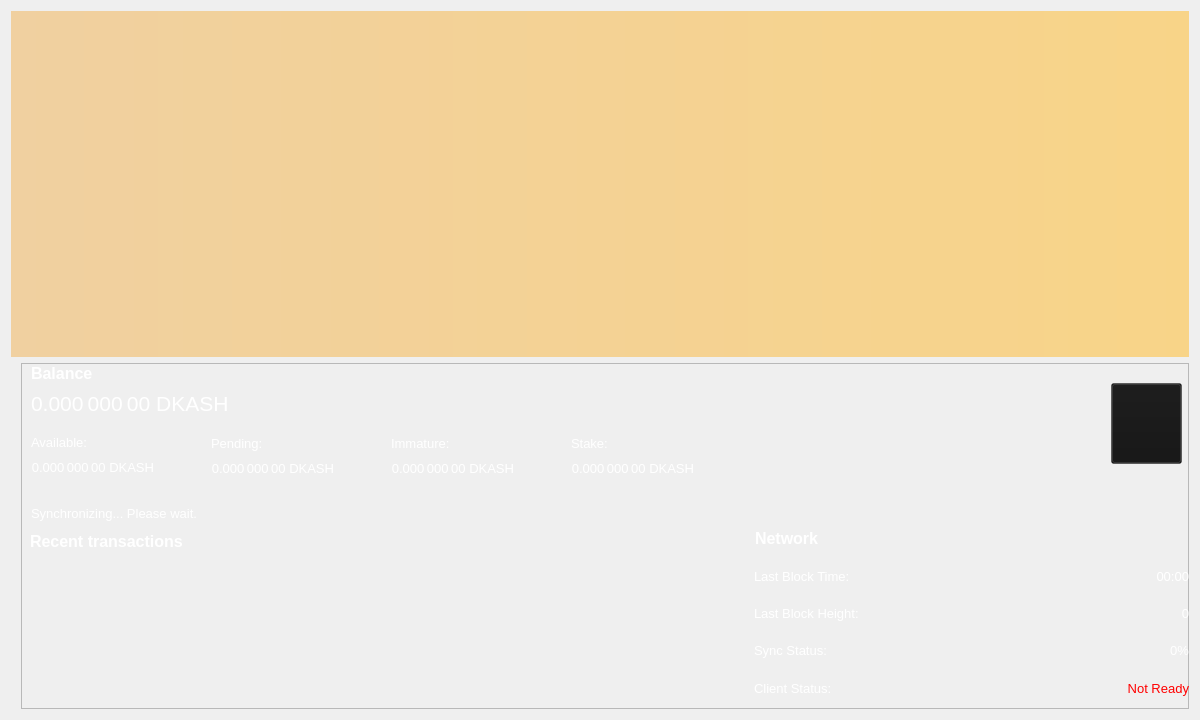
<?xml version="1.0" encoding="UTF-8"?>
<ui version="4.0">
 <class>OverviewPage</class>
 <widget class="QWidget" name="OverviewPage">
  <property name="geometry">
   <rect>
    <x>0</x>
    <y>0</y>
    <width>1200</width>
    <height>720</height>
   </rect>
  </property>
  <property name="minimumSize">
   <size>
    <width>1200</width>
    <height>700</height>
   </size>
  </property>
  <property name="font">
   <font>
    <weight>50</weight>
    <bold>false</bold>
   </font>
  </property>
  <property name="windowTitle">
   <string>Form</string>
  </property>
  <property name="styleSheet">
   <string notr="true">color: rgb(255, 255, 255);</string>
  </property>
  <layout class="QVBoxLayout" name="topLayout">
   <item>
    <widget class="QLabel" name="labelAlerts">
     <property name="visible">
      <bool>false</bool>
     </property>
     <property name="styleSheet">
      <string notr="true">background-color: qlineargradient(x1: 0, y1: 0, x2: 1, y2: 0, stop:0 #F0D0A0, stop:1 #F8D488); color:#000000;</string>
     </property>
     <property name="wordWrap">
      <bool>true</bool>
     </property>
     <property name="margin">
      <number>3</number>
     </property>
    </widget>
   </item>
   <item>
    <layout class="QHBoxLayout" name="horizontalLayout" stretch="1">
     <item>
      <layout class="QVBoxLayout" name="verticalLayout_2">
       <item>
        <widget class="QFrame" name="frame">
         <property name="maximumSize">
          <size>
           <width>16777215</width>
           <height>16777215</height>
          </size>
         </property>
         <property name="styleSheet">
          <string notr="true">margin-left: 10px;
</string>
         </property>
         <property name="frameShape">
          <enum>QFrame::StyledPanel</enum>
         </property>
         <property name="frameShadow">
          <enum>QFrame::Raised</enum>
         </property>
         <widget class="QLabel" name="labelTransactionsStatus">
          <property name="geometry">
           <rect>
            <x>10</x>
            <y>140</y>
            <width>300</width>
            <height>20</height>
           </rect>
          </property>
          <property name="minimumSize">
           <size>
            <width>300</width>
            <height>0</height>
           </size>
          </property>
          <property name="font">
           <font>
            <pointsize>10</pointsize>
           </font>
          </property>
          <property name="cursor">
           <cursorShape>WhatsThisCursor</cursorShape>
          </property>
          <property name="toolTip">
           <string>The displayed information may be out of date. Your wallet automatically synchronizes with the DigitalKash network after a connection is established, but this process has not completed yet.</string>
          </property>
          <property name="styleSheet">
           <string notr="true"/>
          </property>
          <property name="text">
           <string notr="true">Synchronizing... Please wait.</string>
          </property>
          <property name="alignment">
           <set>Qt::AlignLeading|Qt::AlignLeft|Qt::AlignVCenter</set>
          </property>
          <property name="indent">
           <number>0</number>
          </property>
         </widget>
         <widget class="QWidget" name="verticalLayoutWidget">
          <property name="geometry">
           <rect>
            <x>10</x>
            <y>0</y>
            <width>721</width>
            <height>88</height>
           </rect>
          </property>
          <layout class="QVBoxLayout" name="verticalLayout">
           <item>
            <layout class="QHBoxLayout" name="horizontalLayout_4">
             <item>
              <widget class="QLabel" name="label_5">
               <property name="font">
                <font>
                 <pointsize>12</pointsize>
                 <weight>75</weight>
                 <bold>true</bold>
                </font>
               </property>
               <property name="text">
                <string>Balance</string>
               </property>
               <property name="indent">
                <number>0</number>
               </property>
              </widget>
             </item>
             <item>
              <spacer name="horizontalSpacer_3">
               <property name="orientation">
                <enum>Qt::Horizontal</enum>
               </property>
               <property name="sizeHint" stdset="0">
                <size>
                 <width>40</width>
                 <height>20</height>
                </size>
               </property>
              </spacer>
             </item>
            </layout>
           </item>
           <item>
            <layout class="QHBoxLayout" name="horizontalLayout_2">
             <property name="spacing">
              <number>0</number>
             </property>
             <item>
              <widget class="QLabel" name="labelTotal">
               <property name="minimumSize">
                <size>
                 <width>400</width>
                 <height>30</height>
                </size>
               </property>
               <property name="maximumSize">
                <size>
                 <width>16777215</width>
                 <height>16777215</height>
                </size>
               </property>
               <property name="font">
                <font>
                 <pointsize>16</pointsize>
                 <weight>50</weight>
                 <bold>false</bold>
                </font>
               </property>
               <property name="cursor">
                <cursorShape>IBeamCursor</cursorShape>
               </property>
               <property name="toolTip">
                <string>Your current total balance</string>
               </property>
               <property name="styleSheet">
                <string notr="true">color: rgb(255, 255, 255);</string>
               </property>
               <property name="text">
                <string notr="true">0.000 000 00 DKASH</string>
               </property>
               <property name="textFormat">
                <enum>Qt::AutoText</enum>
               </property>
               <property name="alignment">
                <set>Qt::AlignLeading|Qt::AlignLeft|Qt::AlignVCenter</set>
               </property>
               <property name="wordWrap">
                <bool>false</bool>
               </property>
               <property name="margin">
                <number>0</number>
               </property>
               <property name="indent">
                <number>0</number>
               </property>
               <property name="textInteractionFlags">
                <set>Qt::LinksAccessibleByMouse|Qt::TextSelectableByKeyboard|Qt::TextSelectableByMouse</set>
               </property>
              </widget>
             </item>
             <item>
              <spacer name="horizontalSpacer">
               <property name="orientation">
                <enum>Qt::Horizontal</enum>
               </property>
               <property name="sizeHint" stdset="0">
                <size>
                 <width>40</width>
                 <height>20</height>
                </size>
               </property>
              </spacer>
             </item>
            </layout>
           </item>
           <item>
            <spacer name="verticalSpacer">
             <property name="orientation">
              <enum>Qt::Vertical</enum>
             </property>
             <property name="sizeHint" stdset="0">
              <size>
               <width>20</width>
               <height>40</height>
              </size>
             </property>
            </spacer>
           </item>
          </layout>
         </widget>
         <widget class="QWidget" name="verticalLayoutWidget_2">
          <property name="geometry">
           <rect>
            <x>10</x>
            <y>69</y>
            <width>181</width>
            <height>71</height>
           </rect>
          </property>
          <layout class="QVBoxLayout" name="verticalLayout_3">
           <item>
            <layout class="QHBoxLayout" name="horizontalLayout_3">
             <item>
              <widget class="QLabel" name="labelBalanceText">
               <property name="font">
                <font>
                 <pointsize>10</pointsize>
                </font>
               </property>
               <property name="text">
                <string>Available:</string>
               </property>
               <property name="indent">
                <number>0</number>
               </property>
              </widget>
             </item>
             <item>
              <spacer name="horizontalSpacer_2">
               <property name="orientation">
                <enum>Qt::Horizontal</enum>
               </property>
               <property name="sizeHint" stdset="0">
                <size>
                 <width>40</width>
                 <height>20</height>
                </size>
               </property>
              </spacer>
             </item>
            </layout>
           </item>
           <item>
            <layout class="QHBoxLayout" name="horizontalLayout_5">
             <item>
              <widget class="QLabel" name="labelBalance">
               <property name="font">
                <font>
                 <pointsize>10</pointsize>
                 <weight>50</weight>
                 <bold>false</bold>
                </font>
               </property>
               <property name="cursor">
                <cursorShape>IBeamCursor</cursorShape>
               </property>
               <property name="toolTip">
                <string>Your current spendable balance</string>
               </property>
               <property name="text">
                <string notr="true">0.000 000 00 DKASH</string>
               </property>
               <property name="alignment">
                <set>Qt::AlignRight|Qt::AlignTrailing|Qt::AlignVCenter</set>
               </property>
               <property name="indent">
                <number>0</number>
               </property>
               <property name="textInteractionFlags">
                <set>Qt::LinksAccessibleByMouse|Qt::TextSelectableByKeyboard|Qt::TextSelectableByMouse</set>
               </property>
              </widget>
             </item>
             <item>
              <spacer name="horizontalSpacer_4">
               <property name="orientation">
                <enum>Qt::Horizontal</enum>
               </property>
               <property name="sizeHint" stdset="0">
                <size>
                 <width>40</width>
                 <height>20</height>
                </size>
               </property>
              </spacer>
             </item>
            </layout>
           </item>
           <item>
            <spacer name="verticalSpacer_2">
             <property name="orientation">
              <enum>Qt::Vertical</enum>
             </property>
             <property name="sizeHint" stdset="0">
              <size>
               <width>20</width>
               <height>40</height>
              </size>
             </property>
            </spacer>
           </item>
          </layout>
         </widget>
         <widget class="QWidget" name="verticalLayoutWidget_3">
          <property name="geometry">
           <rect>
            <x>190</x>
            <y>70</y>
            <width>181</width>
            <height>71</height>
           </rect>
          </property>
          <layout class="QVBoxLayout" name="verticalLayout_4">
           <item>
            <layout class="QHBoxLayout" name="horizontalLayout_6">
             <item>
              <widget class="QLabel" name="labelPendingText">
               <property name="font">
                <font>
                 <pointsize>10</pointsize>
                </font>
               </property>
               <property name="text">
                <string>Pending:</string>
               </property>
               <property name="indent">
                <number>0</number>
               </property>
              </widget>
             </item>
             <item>
              <spacer name="horizontalSpacer_6">
               <property name="orientation">
                <enum>Qt::Horizontal</enum>
               </property>
               <property name="sizeHint" stdset="0">
                <size>
                 <width>40</width>
                 <height>20</height>
                </size>
               </property>
              </spacer>
             </item>
            </layout>
           </item>
           <item>
            <layout class="QHBoxLayout" name="horizontalLayout_7">
             <item>
              <widget class="QLabel" name="labelUnconfirmed">
               <property name="font">
                <font>
                 <pointsize>10</pointsize>
                 <weight>50</weight>
                 <bold>false</bold>
                </font>
               </property>
               <property name="cursor">
                <cursorShape>IBeamCursor</cursorShape>
               </property>
               <property name="toolTip">
                <string>Total of transactions that have yet to be confirmed, and do not yet count toward the spendable balance</string>
               </property>
               <property name="text">
                <string notr="true">0.000 000 00 DKASH</string>
               </property>
               <property name="alignment">
                <set>Qt::AlignRight|Qt::AlignTrailing|Qt::AlignVCenter</set>
               </property>
               <property name="indent">
                <number>0</number>
               </property>
               <property name="textInteractionFlags">
                <set>Qt::LinksAccessibleByMouse|Qt::TextSelectableByKeyboard|Qt::TextSelectableByMouse</set>
               </property>
              </widget>
             </item>
             <item>
              <spacer name="horizontalSpacer_5">
               <property name="orientation">
                <enum>Qt::Horizontal</enum>
               </property>
               <property name="sizeHint" stdset="0">
                <size>
                 <width>40</width>
                 <height>20</height>
                </size>
               </property>
              </spacer>
             </item>
            </layout>
           </item>
           <item>
            <spacer name="verticalSpacer_3">
             <property name="orientation">
              <enum>Qt::Vertical</enum>
             </property>
             <property name="sizeHint" stdset="0">
              <size>
               <width>20</width>
               <height>40</height>
              </size>
             </property>
            </spacer>
           </item>
          </layout>
         </widget>
         <widget class="QWidget" name="verticalLayoutWidget_4">
          <property name="geometry">
           <rect>
            <x>370</x>
            <y>70</y>
            <width>181</width>
            <height>71</height>
           </rect>
          </property>
          <layout class="QVBoxLayout" name="verticalLayout_5">
           <item>
            <layout class="QHBoxLayout" name="horizontalLayout_8">
             <item>
              <widget class="QLabel" name="labelImmatureText">
               <property name="font">
                <font>
                 <pointsize>10</pointsize>
                </font>
               </property>
               <property name="text">
                <string>Immature:</string>
               </property>
               <property name="indent">
                <number>0</number>
               </property>
              </widget>
             </item>
             <item>
              <spacer name="horizontalSpacer_7">
               <property name="orientation">
                <enum>Qt::Horizontal</enum>
               </property>
               <property name="sizeHint" stdset="0">
                <size>
                 <width>40</width>
                 <height>20</height>
                </size>
               </property>
              </spacer>
             </item>
            </layout>
           </item>
           <item>
            <layout class="QHBoxLayout" name="horizontalLayout_9">
             <item>
              <widget class="QLabel" name="labelImmature">
               <property name="font">
                <font>
                 <pointsize>10</pointsize>
                 <weight>50</weight>
                 <bold>false</bold>
                </font>
               </property>
               <property name="cursor">
                <cursorShape>IBeamCursor</cursorShape>
               </property>
               <property name="toolTip">
                <string>Mined balance that has not yet matured</string>
               </property>
               <property name="text">
                <string notr="true">0.000 000 00 DKASH</string>
               </property>
               <property name="alignment">
                <set>Qt::AlignRight|Qt::AlignTrailing|Qt::AlignVCenter</set>
               </property>
               <property name="indent">
                <number>0</number>
               </property>
               <property name="textInteractionFlags">
                <set>Qt::LinksAccessibleByMouse|Qt::TextSelectableByKeyboard|Qt::TextSelectableByMouse</set>
               </property>
              </widget>
             </item>
             <item>
              <spacer name="horizontalSpacer_8">
               <property name="orientation">
                <enum>Qt::Horizontal</enum>
               </property>
               <property name="sizeHint" stdset="0">
                <size>
                 <width>40</width>
                 <height>20</height>
                </size>
               </property>
              </spacer>
             </item>
            </layout>
           </item>
           <item>
            <spacer name="verticalSpacer_4">
             <property name="orientation">
              <enum>Qt::Vertical</enum>
             </property>
             <property name="sizeHint" stdset="0">
              <size>
               <width>20</width>
               <height>40</height>
              </size>
             </property>
            </spacer>
           </item>
          </layout>
         </widget>
         <widget class="QWidget" name="verticalLayoutWidget_5">
          <property name="geometry">
           <rect>
            <x>550</x>
            <y>70</y>
            <width>181</width>
            <height>71</height>
           </rect>
          </property>
          <layout class="QVBoxLayout" name="verticalLayout_6">
           <item>
            <layout class="QHBoxLayout" name="horizontalLayout_11">
             <item>
              <widget class="QLabel" name="label_10">
               <property name="font">
                <font>
                 <pointsize>10</pointsize>
                </font>
               </property>
               <property name="text">
                <string>Stake:</string>
               </property>
               <property name="indent">
                <number>0</number>
               </property>
              </widget>
             </item>
             <item>
              <spacer name="horizontalSpacer_9">
               <property name="orientation">
                <enum>Qt::Horizontal</enum>
               </property>
               <property name="sizeHint" stdset="0">
                <size>
                 <width>40</width>
                 <height>20</height>
                </size>
               </property>
              </spacer>
             </item>
            </layout>
           </item>
           <item>
            <layout class="QHBoxLayout" name="horizontalLayout_10">
             <item>
              <widget class="QLabel" name="labelStake">
               <property name="font">
                <font>
                 <pointsize>10</pointsize>
                 <weight>50</weight>
                 <bold>false</bold>
                </font>
               </property>
               <property name="cursor">
                <cursorShape>IBeamCursor</cursorShape>
               </property>
               <property name="toolTip">
                <string>Total of coins that was staked, and do not yet count toward the current balance</string>
               </property>
               <property name="text">
                <string notr="true">0.000 000 00 DKASH</string>
               </property>
               <property name="alignment">
                <set>Qt::AlignRight|Qt::AlignTrailing|Qt::AlignVCenter</set>
               </property>
               <property name="indent">
                <number>0</number>
               </property>
               <property name="textInteractionFlags">
                <set>Qt::LinksAccessibleByMouse|Qt::TextSelectableByKeyboard|Qt::TextSelectableByMouse</set>
               </property>
              </widget>
             </item>
             <item>
              <spacer name="horizontalSpacer_10">
               <property name="orientation">
                <enum>Qt::Horizontal</enum>
               </property>
               <property name="sizeHint" stdset="0">
                <size>
                 <width>40</width>
                 <height>20</height>
                </size>
               </property>
              </spacer>
             </item>
            </layout>
           </item>
           <item>
            <spacer name="verticalSpacer_5">
             <property name="orientation">
              <enum>Qt::Vertical</enum>
             </property>
             <property name="sizeHint" stdset="0">
              <size>
               <width>20</width>
               <height>40</height>
              </size>
             </property>
            </spacer>
           </item>
          </layout>
         </widget>
         <widget class="QPushButton" name="viewQR">
          <property name="geometry">
           <rect>
            <x>1090</x>
            <y>20</y>
            <width>81</width>
            <height>81</height>
           </rect>
          </property>
          <property name="font">
           <font>
            <pointsize>10</pointsize>
           </font>
          </property>
          <property name="styleSheet">
           <string notr="true">background-color: rgb(20, 20, 20, 0.35);</string>
          </property>
          <property name="text">
           <string/>
          </property>
          <property name="icon">
           <iconset resource="../bitcoin.qrc">
            <normaloff>:/icons/qriconov</normaloff>:/icons/qriconov</iconset>
          </property>
          <property name="iconSize">
           <size>
            <width>64</width>
            <height>75</height>
           </size>
          </property>
         </widget>
         <widget class="QWidget" name="widget_wallview" native="true">
          <property name="geometry">
           <rect>
            <x>730</x>
            <y>160</y>
            <width>451</width>
            <height>405</height>
           </rect>
          </property>
          <layout class="QVBoxLayout" name="verticalLayout_7">
           <item>
            <layout class="QVBoxLayout" name="verticalLayout_8">
             <item>
              <layout class="QHBoxLayout" name="horizontalLayout_13">
               <item>
                <widget class="QLabel" name="label_11">
                 <property name="font">
                  <font>
                   <pointsize>12</pointsize>
                   <weight>75</weight>
                   <bold>true</bold>
                  </font>
                 </property>
                 <property name="text">
                  <string>Network</string>
                 </property>
                </widget>
               </item>
               <item>
                <spacer name="horizontalSpacer_12">
                 <property name="orientation">
                  <enum>Qt::Horizontal</enum>
                 </property>
                 <property name="sizeHint" stdset="0">
                  <size>
                   <width>40</width>
                   <height>20</height>
                  </size>
                 </property>
                </spacer>
               </item>
              </layout>
             </item>
             <item>
              <layout class="QHBoxLayout" name="horizontalLayout_20">
               <item>
                <widget class="QLabel" name="label_13">
                 <property name="maximumSize">
                  <size>
                   <width>167</width>
                   <height>16777215</height>
                  </size>
                 </property>
                 <property name="font">
                  <font>
                   <pointsize>10</pointsize>
                  </font>
                 </property>
                 <property name="text">
                  <string>Last Block Time:</string>
                 </property>
                </widget>
               </item>
               <item>
                <widget class="QLabel" name="lbTime">
                 <property name="font">
                  <font>
                   <pointsize>10</pointsize>
                  </font>
                 </property>
                 <property name="text">
                  <string>00:00</string>
                 </property>
                 <property name="alignment">
                  <set>Qt::AlignRight|Qt::AlignTrailing|Qt::AlignVCenter</set>
                 </property>
                </widget>
               </item>
              </layout>
             </item>
             <item>
              <layout class="QHBoxLayout" name="horizontalLayout_21">
               <item>
                <widget class="QLabel" name="label_15">
                 <property name="maximumSize">
                  <size>
                   <width>167</width>
                   <height>16777215</height>
                  </size>
                 </property>
                 <property name="font">
                  <font>
                   <pointsize>10</pointsize>
                  </font>
                 </property>
                 <property name="text">
                  <string>Last Block Height:</string>
                 </property>
                </widget>
               </item>
               <item>
                <widget class="QLabel" name="lbHeight">
                 <property name="font">
                  <font>
                   <pointsize>10</pointsize>
                  </font>
                 </property>
                 <property name="text">
                  <string>0</string>
                 </property>
                 <property name="alignment">
                  <set>Qt::AlignRight|Qt::AlignTrailing|Qt::AlignVCenter</set>
                 </property>
                </widget>
               </item>
              </layout>
             </item>
             <item>
              <layout class="QHBoxLayout" name="horizontalLayout_22">
               <item>
                <widget class="QLabel" name="label_16">
                 <property name="maximumSize">
                  <size>
                   <width>167</width>
                   <height>16777215</height>
                  </size>
                 </property>
                 <property name="font">
                  <font>
                   <pointsize>10</pointsize>
                  </font>
                 </property>
                 <property name="text">
                  <string>Sync Status:</string>
                 </property>
                </widget>
               </item>
               <item>
                <widget class="QLabel" name="sncStatus">
                 <property name="font">
                  <font>
                   <pointsize>10</pointsize>
                  </font>
                 </property>
                 <property name="text">
                  <string>0%</string>
                 </property>
                 <property name="alignment">
                  <set>Qt::AlignRight|Qt::AlignTrailing|Qt::AlignVCenter</set>
                 </property>
                </widget>
               </item>
              </layout>
             </item>
             <item>
              <layout class="QHBoxLayout" name="horizontalLayout_24">
               <item>
                <widget class="QLabel" name="label_18">
                 <property name="maximumSize">
                  <size>
                   <width>167</width>
                   <height>16777215</height>
                  </size>
                 </property>
                 <property name="font">
                  <font>
                   <pointsize>10</pointsize>
                  </font>
                 </property>
                 <property name="text">
                  <string>Client Status:</string>
                 </property>
                </widget>
               </item>
               <item>
                <widget class="QLabel" name="clStat">
                 <property name="font">
                  <font>
                   <pointsize>10</pointsize>
                  </font>
                 </property>
                 <property name="styleSheet">
                  <string notr="true">QLabel { color: red; }</string>
                 </property>
                 <property name="text">
                  <string>Not Ready</string>
                 </property>
                 <property name="alignment">
                  <set>Qt::AlignRight|Qt::AlignTrailing|Qt::AlignVCenter</set>
                 </property>
                </widget>
               </item>
              </layout>
             </item>
             <item>
              <layout class="QHBoxLayout" name="horizontalLayout_25">
               <item>
                <widget class="QLabel" name="label_19">
                 <property name="maximumSize">
                  <size>
                   <width>167</width>
                   <height>16777215</height>
                  </size>
                 </property>
                 <property name="font">
                  <font>
                   <pointsize>10</pointsize>
                  </font>
                 </property>
                 <property name="text">
                  <string>Coins are:</string>
                 </property>
                </widget>
               </item>
               <item>
                <widget class="QLabel" name="stkstat">
                 <property name="font">
                  <font>
                   <pointsize>10</pointsize>
                  </font>
                 </property>
                 <property name="text">
                  <string>Not Staking</string>
                 </property>
                 <property name="alignment">
                  <set>Qt::AlignRight|Qt::AlignTrailing|Qt::AlignVCenter</set>
                 </property>
                </widget>
               </item>
              </layout>
             </item>
             <item>
              <layout class="QHBoxLayout" name="horizontalLayout_17">
               <item>
                <widget class="QLabel" name="label_23">
                 <property name="maximumSize">
                  <size>
                   <width>167</width>
                   <height>16777215</height>
                  </size>
                 </property>
                 <property name="font">
                  <font>
                   <pointsize>10</pointsize>
                  </font>
                 </property>
                 <property name="text">
                  <string>Staking is:</string>
                 </property>
                </widget>
               </item>
               <item>
                <widget class="QLabel" name="stken">
                 <property name="font">
                  <font>
                   <pointsize>10</pointsize>
                  </font>
                 </property>
                 <property name="text">
                  <string>Disabled</string>
                 </property>
                 <property name="alignment">
                  <set>Qt::AlignRight|Qt::AlignTrailing|Qt::AlignVCenter</set>
                 </property>
                </widget>
               </item>
              </layout>
             </item>
             <item>
              <layout class="QHBoxLayout" name="horizontalLayout_23">
               <item>
                <widget class="QLabel" name="label_17">
                 <property name="maximumSize">
                  <size>
                   <width>167</width>
                   <height>16777215</height>
                  </size>
                 </property>
                 <property name="font">
                  <font>
                   <pointsize>10</pointsize>
                  </font>
                 </property>
                 <property name="text">
                  <string>Connections:</string>
                 </property>
                </widget>
               </item>
               <item>
                <widget class="QLabel" name="lbcon">
                 <property name="font">
                  <font>
                   <pointsize>10</pointsize>
                  </font>
                 </property>
                 <property name="text">
                  <string>0</string>
                 </property>
                 <property name="alignment">
                  <set>Qt::AlignRight|Qt::AlignTrailing|Qt::AlignVCenter</set>
                 </property>
                </widget>
               </item>
              </layout>
             </item>
             <item>
              <layout class="QHBoxLayout" name="horizontalLayout_26">
               <item>
                <widget class="QLabel" name="label_20">
                 <property name="minimumSize">
                  <size>
                   <width>110</width>
                   <height>0</height>
                  </size>
                 </property>
                 <property name="maximumSize">
                  <size>
                   <width>167</width>
                   <height>16777215</height>
                  </size>
                 </property>
                 <property name="font">
                  <font>
                   <pointsize>10</pointsize>
                  </font>
                 </property>
                 <property name="text">
                  <string>PoS Weight (Local):</string>
                 </property>
                </widget>
               </item>
               <item>
                <widget class="QLabel" name="urweight_2">
                 <property name="font">
                  <font>
                   <pointsize>10</pointsize>
                  </font>
                 </property>
                 <property name="text">
                  <string>0%</string>
                 </property>
                 <property name="alignment">
                  <set>Qt::AlignRight|Qt::AlignTrailing|Qt::AlignVCenter</set>
                 </property>
                </widget>
               </item>
              </layout>
             </item>
             <item>
              <layout class="QHBoxLayout" name="horizontalLayout_27">
               <item>
                <widget class="QLabel" name="label_21">
                 <property name="maximumSize">
                  <size>
                   <width>167</width>
                   <height>16777215</height>
                  </size>
                 </property>
                 <property name="font">
                  <font>
                   <pointsize>10</pointsize>
                  </font>
                 </property>
                 <property name="text">
                  <string>PoS Weight (Net):</string>
                 </property>
                </widget>
               </item>
               <item>
                <widget class="QLabel" name="netweight_2">
                 <property name="font">
                  <font>
                   <pointsize>10</pointsize>
                  </font>
                 </property>
                 <property name="text">
                  <string>0%</string>
                 </property>
                 <property name="alignment">
                  <set>Qt::AlignRight|Qt::AlignTrailing|Qt::AlignVCenter</set>
                 </property>
                </widget>
               </item>
              </layout>
             </item>
             <item>
              <layout class="QHBoxLayout" name="horizontalLayout_14">
               <item>
                <widget class="QLabel" name="label_24">
                 <property name="maximumSize">
                  <size>
                   <width>167</width>
                   <height>16777215</height>
                  </size>
                 </property>
                 <property name="font">
                  <font>
                   <pointsize>10</pointsize>
                  </font>
                 </property>
                 <property name="text">
                  <string>Est. Next Stake:</string>
                 </property>
                </widget>
               </item>
               <item>
                <widget class="QLabel" name="estnxt">
                 <property name="font">
                  <font>
                   <pointsize>10</pointsize>
                  </font>
                 </property>
                 <property name="text">
                  <string>Unkown</string>
                 </property>
                 <property name="alignment">
                  <set>Qt::AlignRight|Qt::AlignTrailing|Qt::AlignVCenter</set>
                 </property>
                </widget>
               </item>
              </layout>
             </item>
             <item>
              <layout class="QVBoxLayout" name="verticalLayout_9"/>
             </item>
            </layout>
           </item>
          </layout>
         </widget>
         <widget class="QWidget" name="layoutWidget00">
          <property name="geometry">
           <rect>
            <x>0</x>
            <y>160</y>
            <width>731</width>
            <height>461</height>
           </rect>
          </property>
          <layout class="QVBoxLayout" name="verticalLayout_11">
           <item>
            <widget class="QWidget" name="widget_2" native="true">
             <layout class="QVBoxLayout" name="verticalLayout_12">
              <item>
               <layout class="QHBoxLayout" name="horizontalLayout_15">
                <item>
                 <widget class="QLabel" name="label_6">
                  <property name="font">
                   <font>
                    <pointsize>12</pointsize>
                    <weight>75</weight>
                    <bold>true</bold>
                   </font>
                  </property>
                  <property name="text">
                   <string>&lt;b&gt;Recent transactions&lt;/b&gt;</string>
                  </property>
                  <property name="indent">
                   <number>0</number>
                  </property>
                 </widget>
                </item>
                <item>
                 <spacer name="horizontalSpacer_13">
                  <property name="orientation">
                   <enum>Qt::Horizontal</enum>
                  </property>
                  <property name="sizeHint" stdset="0">
                   <size>
                    <width>40</width>
                    <height>20</height>
                   </size>
                  </property>
                 </spacer>
                </item>
               </layout>
              </item>
              <item>
               <widget class="QListView" name="listTransactions_2">
                <property name="font">
                 <font>
                  <pointsize>10</pointsize>
                 </font>
                </property>
                <property name="styleSheet">
                 <string notr="true">QListView { background: transparent; }</string>
                </property>
                <property name="frameShape">
                 <enum>QFrame::NoFrame</enum>
                </property>
                <property name="verticalScrollBarPolicy">
                 <enum>Qt::ScrollBarAlwaysOff</enum>
                </property>
                <property name="horizontalScrollBarPolicy">
                 <enum>Qt::ScrollBarAlwaysOff</enum>
                </property>
                <property name="selectionMode">
                 <enum>QAbstractItemView::NoSelection</enum>
                </property>
               </widget>
              </item>
             </layout>
            </widget>
           </item>
          </layout>
         </widget>
         <widget class="QWidget" name="horizontalLayoutWidget">
          <property name="geometry">
           <rect>
            <x>0</x>
            <y>620</y>
            <width>731</width>
            <height>83</height>
           </rect>
          </property>
          <layout class="QHBoxLayout" name="horizontalLayout_12">
           <item>
            <widget class="QPushButton" name="vwalltx">
             <property name="minimumSize">
              <size>
               <width>81</width>
               <height>70</height>
              </size>
             </property>
             <property name="font">
              <font>
               <pointsize>10</pointsize>
              </font>
             </property>
             <property name="styleSheet">
              <string notr="true">background-color: rgb(20, 20, 20, 0.65);</string>
             </property>
             <property name="text">
              <string/>
             </property>
             <property name="icon">
              <iconset resource="../bitcoin.qrc">
               <normaloff>:/icons/history</normaloff>:/icons/history</iconset>
             </property>
             <property name="iconSize">
              <size>
               <width>64</width>
               <height>64</height>
              </size>
             </property>
            </widget>
           </item>
           <item>
            <spacer name="horizontalSpacer_11">
             <property name="orientation">
              <enum>Qt::Horizontal</enum>
             </property>
             <property name="sizeHint" stdset="0">
              <size>
               <width>40</width>
               <height>20</height>
              </size>
             </property>
            </spacer>
           </item>
          </layout>
         </widget>
         <widget class="QWidget" name="verticalLayoutWidget_6">
          <property name="geometry">
           <rect>
            <x>1130</x>
            <y>639</y>
            <width>41</width>
            <height>51</height>
           </rect>
          </property>
          <layout class="QVBoxLayout" name="verticalLayout_10">
           <item>
            <spacer name="verticalSpacer_6">
             <property name="orientation">
              <enum>Qt::Vertical</enum>
             </property>
             <property name="sizeHint" stdset="0">
              <size>
               <width>20</width>
               <height>40</height>
              </size>
             </property>
            </spacer>
           </item>
           <item>
            <widget class="QLabel" name="syncLabel">
             <property name="minimumSize">
              <size>
               <width>38</width>
               <height>28</height>
              </size>
             </property>
             <property name="maximumSize">
              <size>
               <width>38</width>
               <height>28</height>
              </size>
             </property>
             <property name="toolTip">
              <string extracomment="Synchronizing with DigitalKash network"/>
             </property>
             <property name="toolTipDuration">
              <number>5</number>
             </property>
             <property name="text">
              <string/>
             </property>
             <property name="scaledContents">
              <bool>true</bool>
             </property>
            </widget>
           </item>
          </layout>
         </widget>
         <widget class="QWidget" name="verticalLayoutWidget_7">
          <property name="geometry">
           <rect>
            <x>1090</x>
            <y>620</y>
            <width>42</width>
            <height>71</height>
           </rect>
          </property>
          <layout class="QVBoxLayout" name="verticalLayout_13">
           <item>
            <spacer name="verticalSpacer_7">
             <property name="orientation">
              <enum>Qt::Vertical</enum>
             </property>
             <property name="sizeHint" stdset="0">
              <size>
               <width>20</width>
               <height>40</height>
              </size>
             </property>
            </spacer>
           </item>
           <item>
            <widget class="QLabel" name="lockstatusLabel">
             <property name="minimumSize">
              <size>
               <width>40</width>
               <height>30</height>
              </size>
             </property>
             <property name="maximumSize">
              <size>
               <width>40</width>
               <height>30</height>
              </size>
             </property>
             <property name="text">
              <string/>
             </property>
             <property name="pixmap">
              <pixmap resource="../bitcoin.qrc">:/icons/lock_open_toolbar</pixmap>
             </property>
             <property name="scaledContents">
              <bool>true</bool>
             </property>
            </widget>
           </item>
          </layout>
         </widget>
        </widget>
       </item>
      </layout>
     </item>
    </layout>
   </item>
  </layout>
 </widget>
 <resources>
  <include location="../bitcoin.qrc"/>
 </resources>
 <connections/>
</ui>
